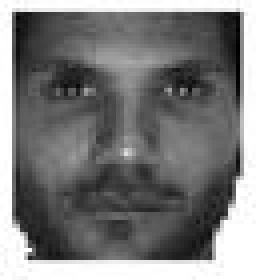
#> input picture src/cares_practica/cara8.jpg, 64 x 70 px (shown 4 times larger)
$ python activitat2ambkNN.py   (Python 2 division)
#> lines starting #> are read from the running program, lines starting #| are printed output that depends on the picture
from PIL import Image
from PIL import ImageOps
from iaa import euclidean as UOC_E
from iaa import manhattan as UOC_M
import numpy as np
import os
import pylab
from types import *

# parametros
k = 2

def get_imList():
    # obtenir el cami fins a les imatges
    path = os.getcwd()
    dirList = ['cara8.jpg', 'cara9.jpg', 'cara79.jpg', 'cara80.jpg', 'cara81.jpg',
        'cara84.jpg', 'cara130.jpg', 'cara131.jpg', 'cara132.jpg', 'cara133.jpg',
        'cara142.jpg', 'cara157.jpg', 'cara161.jpg', 'cara166.jpg', 'cara178.jpg',
        'cara180.jpg', 'cara183.jpg', 'cara184.jpg', 'cara185.jpg', 'cara196.jpg',
        'cara202.jpg', 'cara207.jpg', 'cara208.jpg', 'cara209.jpg', 'cara241.jpg',
        'cara246.jpg', 'cara247.jpg', 'cara250.jpg', 'cara269.jpg', 'cara274.jpg',
        'cara275.jpg', 'cara287.jpg', 'cara289.jpg', 'cara298.jpg', 'cara299.jpg',
        'cara300.jpg', 'cara301.jpg', 'cara306.jpg', 'cara309.jpg', 'cara312.jpg']

    # construir una llista amb el cami complet als fitxers amb extensio jpg
    imList = []
    for fname in dirList:
        imList.append(path + '/cares_practica/' + fname)
    return imList

def get_imgSize(fitxer):
    # obrir la primera imatge i obtenir la grandaria en pixels
#> called with fitxer = 'src/cares_practica/cara8.jpg'
    z = Image.open(fitxer)
#> z is the input picture: PIL image 64x70 L; min 0, max 255, mean 122
    # convertir la imatge a escala de grisos
    ImageOps.grayscale(z)
    im = np.array(z)
    return im.shape[0:2]

def get_cetroides(indexs, M):
    data = np.zeros((1, M.shape[1]))
    for i in range(len(indexs)):
        data += M[indexs[i]]
    return data[0] / len(indexs)

def get_cardinalitat(diccionari):
    resultat = []
    for key in diccionari.iterkeys():
        resultat.append(len(diccionari[key]))
    return resultat

def contar(l):
    p = {}
    for x in l:
        p.setdefault(x, 0)
        p[x] += 1
    return p

def classify(t, distacia):
    ds = list(map(distacia, train, [t for x in range(len(train))]))
    kcl = contar([sorted([(ds[i], clasesTrain[i]) for i in range(len(train))], key=lambda x: x[0])[i][1] for i in range(k)])
    return max([(x, kcl[x]) for x in kcl.keys()], key=lambda x: x[1])[0]

def classify_euclidian(t, distacia=UOC_E.dist_euclidiana_iguals):
    return classify(t, distacia)

def classify_manhattan(t, distacia=UOC_M.dist_manhattan):
    return classify(t, distacia)

print "Activitat 2 amb kNN"
print ""

# llista amb les imatges
imList = get_imList()
NIM = len(imList)

# dimensio de les imatges, primera imatge
m, n = get_imgSize(imList[0])
#> m = 70; n = 64
NPIX = m * n
#> NPIX = 4480

# crear una matriu de grandaria NIM x NPIX:
A = np.array([np.array(ImageOps.grayscale(Image.open(imList[i]))).flatten() for i in range(NIM)], 'f')
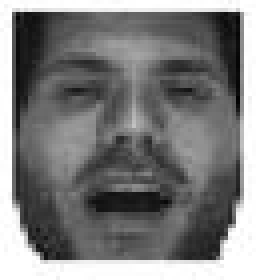
#> input picture src/cares_practica/cara9.jpg, 64 x 70 px (shown 4 times larger)
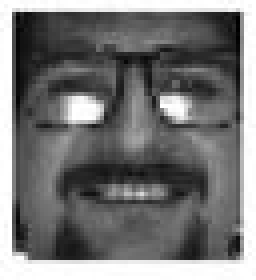
#> input picture src/cares_practica/cara79.jpg, 64 x 70 px (shown 4 times larger)
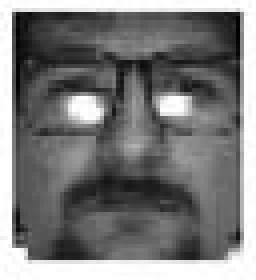
#> input picture src/cares_practica/cara80.jpg, 64 x 70 px (shown 4 times larger)
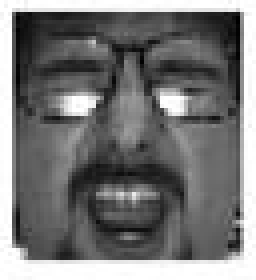
#> input picture src/cares_practica/cara81.jpg, 64 x 70 px (shown 4 times larger)
#> (the run stopped early here; a loop or call above may not have finished)
